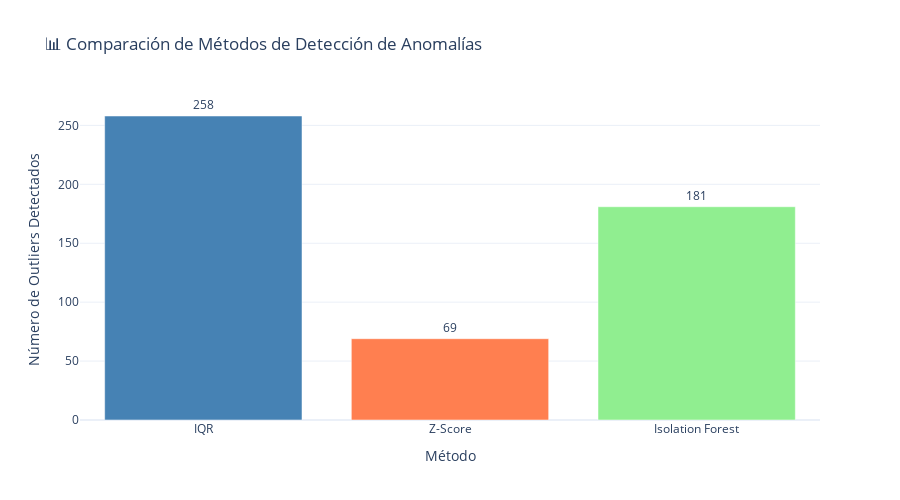

Notebook code for this chart:
### Code cell
# Gráfico de barras comparativo
metodos_nombres = list(metodos.keys())
metodos_counts = list(metodos.values())

fig = go.Figure()

fig.add_trace(go.Bar(
    x=metodos_nombres,
    y=metodos_counts,
    marker=dict(color=['steelblue', 'coral', 'lightgreen']),
    text=metodos_counts,
    textposition='outside'
))

fig.update_layout(
    title='📊 Comparación de Métodos de Detección de Anomalías',
    xaxis_title='Método',
    yaxis_title='Número de Outliers Detectados',
    template='plotly_white',
    height=500
)

fig.show()

### Figure 1 — Plotly figure (JSON) as saved in the notebook; plotly's stock layout.template omitted (floating-point values rounded to 4 significant figures)
{"data": [{"marker": {"color": ["steelblue", "coral", "lightgreen"]}, "text": ["258", "69", "181"], "textposition": "outside", "type": "bar", "x": ["IQR", "Z-Score", "Isolation Forest"], "y": [258, 69, 181]}], "layout": {"height": 500, "title": {"text": "📊 Comparación de Métodos de Detección de Anomalías"}, "xaxis": {"title": {"text": "Método"}}, "yaxis": {"title": {"text": "Número de Outliers Detectados"}}}}
